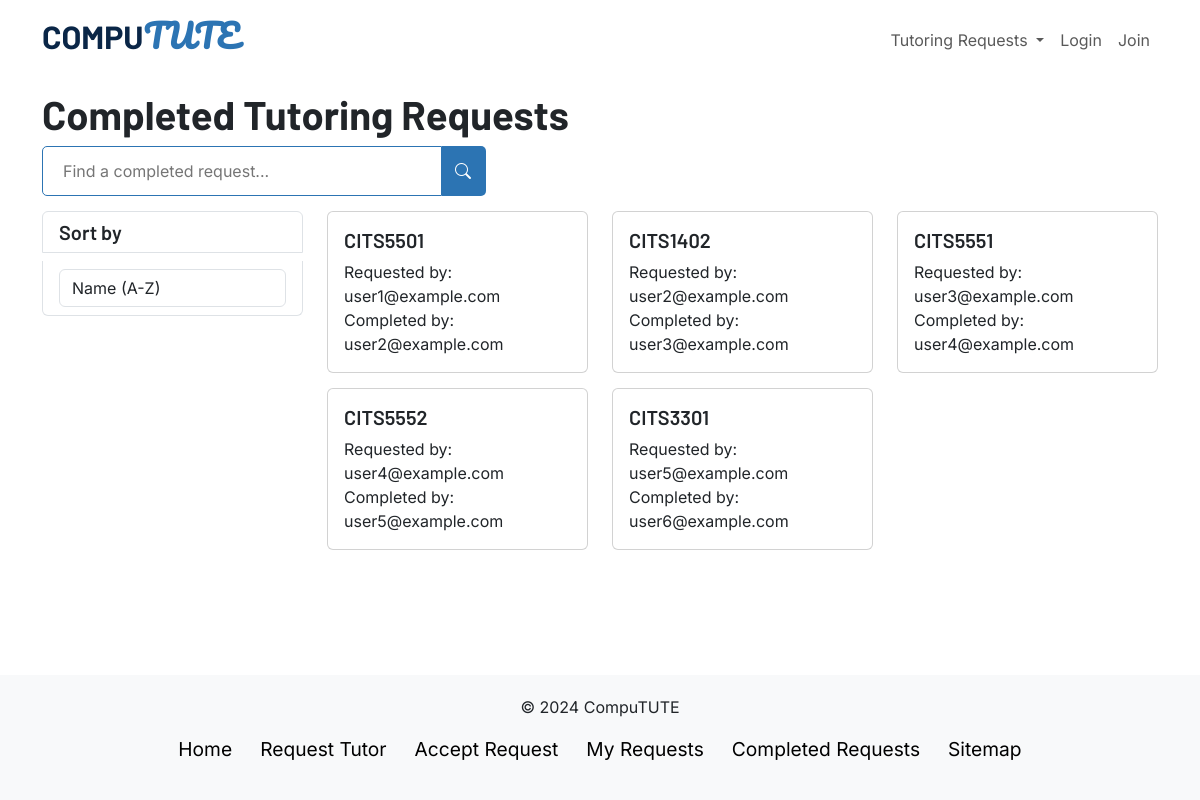
Screenshot of /completedrequests/ with the database file from the repository.
### app.py (models this page shows, shortened)
class Request(db.Model):
    requestID = db.Column(db.Integer, primary_key=True)
    userID = db.Column(db.Integer, db.ForeignKey('user.userID'))
    tutorID = db.Column(db.Integer, db.ForeignKey('tutor.tutorID'))
    unit = db.Column(db.String(150), nullable=False)
    user = db.relationship('User', back_populates='requests')
    tutor = db.relationship('Tutor', back_populates='requests')

class User(db.Model, UserMixin):
    userID = db.Column(db.Integer, primary_key=True)
    userEmail = db.Column(db.String(150), unique=True, nullable=False)
    userPassword = db.Column(db.String(150), nullable=False)
    requests = db.relationship('Request', back_populates='user')

### app.py (the view)
@app.route('/completedrequests/<searched>', methods=["GET"])
@app.route('/completedrequests', methods=["GET"])
@app.route('/completedrequests/', methods=["GET"])
def view_completed_requests(searched = None):
    if request.method == "GET":
        requests_array = []
        if(searched != None):
            query = db.session.query(Request).filter(Request.unit.like(f'%{searched}%'))
            requests = query.all()
        else:
            requests = Request.query.all()
        for request_info in requests:
            if(request_info.tutorID != None):
                user_requesting = User.query.get(request_info.userID)
                tutor_responded = Tutor.query.get(request_info.tutorID)
                tutor_responded_user = User.query.get(tutor_responded.userID)
                new_request = {"id": request_info.requestID, "user": user_requesting.userEmail, "unit": request_info.unit, "tutor": tutor_responded_user.userEmail}
                requests_array.append(new_request)
        return render_template("completedrequests.html", requests=requests_array)

### templates/completedrequests.html (shortened to what this page needs)
{% extends "layout.html" %}
{% block head %}
{{ super() }}
<link rel="stylesheet" href="{{ url_for('static', filename='css/requests.css') }}">
{% endblock %}
{% block content %}
<div class="container">
  <div class="row">
    <h1 class="title">Completed Tutoring Requests</h1>
    <div class="col-md-12">
      <form action="/searchcomp" method="POST" id="searchForm" class="d-flex">
        <input name="searched_unit" id="searched_unit" class="search-field" type="search" placeholder="Find a completed request..." aria-label="Search">
        <button class="search-btn" type="submit">
          <i class="bi bi-search"></i>
        </button>
      </form>
    </div>
  </div>
  <div class="row mb-5">
    <div class="col-md-3 sort-section">
      <div class="list-group">
        <h5 class="list-group-item">Sort by</h5>
        <div class="list-group-item">
          <select class="form-control" id="sort">
            <option value="name_asc">Name (A-Z)</option>
          </select>
        </div>
      </div>
    </div>
    <div class="col-md-9 items-section">
      <div class="row">
        {% for request in requests %}
          <div class="col-md-4">
            <div class="card">
              <div class="card-body">
                <h5 class="card-title">{{ request['unit'] }}</h5>
                <p class="card-text">Requested by:</p>
                <p class="card-text">{{ request['user'] }} </p>
                <p class="card-text">Completed by:</p>
                <p class="card-text">{{ request['tutor'] }}</p>
              </div>
            </div>
          </div>
        {% endfor %}
      </div>
    </div>
  </div>
</div>
{% endblock %}

### static/css/root.css (style rules this page uses)
body { font-family: 'Inter', sans-serif !important; }
.logo, h1, h2, h3, h4, h5, h6 { font-family: 'Barlow', sans-serif !important; font-weight: 700; }
h3, h4, h5, h6 { font-family: 'Barlow', sans-serif !important; font-weight: 600; }
h5, h6 { font-family: 'Barlow', sans-serif !important; font-weight: 600; }

### static/css/navbar.css (style rules this page uses)
.search-field { width: 400px; height: 50px; border: 1px solid; border-color: rgb(44, 116, 179); border-radius: 5px 0 0 5px; padding: 0 20px; font-size: 1em; transition: border-color 0.1s ease-in-out; }
.search-btn { height: 50px; background: rgb(44, 116, 179); color: white; border: none; border-radius: 0 5px 5px 0; font-size: 1em; padding: 0 15px 0 13px; }
#searchForm { transition: opacity 0.5s, visibility 0.5s; opacity: 1; visibility: visible; }
body { display: flex; flex-direction: column; min-height: 100vh; }

### static/css/requests.css (style rules this page uses)
.title { margin-top: 90px; }
.sort-section { margin-top: 15px; }
.col-md-4 { margin-top: 15px; }
.card p { margin: 0; }

### rows the page displays
Request: unit "CITS5501"
User: user "user1@example.com"
User: tutor "user2@example.com", user "user2@example.com"
Request: unit "CITS1402"
User: tutor "user3@example.com", user "user3@example.com"
Request: unit "CITS5551"
User: tutor "user4@example.com", user "user4@example.com"
Request: unit "CITS5552"
User: tutor "user5@example.com", user "user5@example.com"
Request: unit "CITS3301"
User: tutor "user6@example.com"
